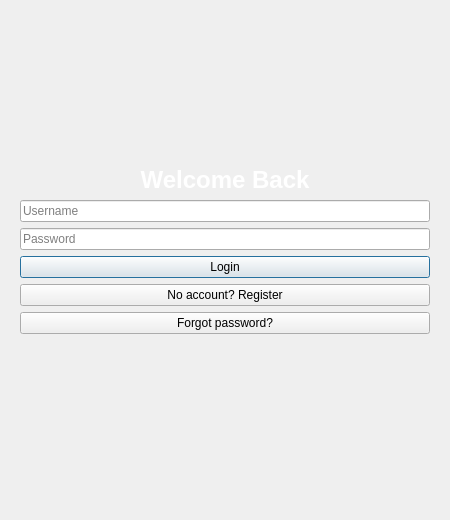
<?xml version="1.0" encoding="UTF-8"?>
<ui version="4.0">
 <class>AuthDialog</class>
 <widget class="QDialog" name="AuthDialog">
  <property name="geometry">
   <rect>
    <x>0</x>
    <y>0</y>
    <width>450</width>
    <height>520</height>
   </rect>
  </property>
  <property name="windowTitle">
   <string>Auth</string>
  </property>
  <property name="styleSheet">
   <string notr="true">
    QDialog {
        background-color: \#0F0F0F;
    }
    QLabel {
        color: white;
        font-size: 14px;
    }
    QLineEdit {
        background-color: \#2A2A2A;
        border: 1px solid \#404040;
        padding: 10px;
        border-radius: 8px;
        color: white;
    }
    QPushButton {
        background-color: \#3A82F7;
        color: white;
        border: none;
        padding: 12px 24px;
        border-radius: 8px;
        font-weight: bold;
    }
    QPushButton:hover {
        background-color: \#2C65BF;
    }
    QPushButton#recoveryButton {
        background-color: transparent;
        color: \#3A82F7;
    }
    QPushButton#recoveryButton:hover {
        text-decoration: underline;
    }
   </string>
  </property>
  <layout class="QVBoxLayout" name="mainLayout">
   <property name="alignment">
    <set>Qt::AlignCenter</set>
   </property>
   <item>
    <widget class="QFrame" name="cardFrame">
     <property name="styleSheet">
      <string notr="true">
       QFrame {
           background-color: \#1A1A1A;
           border-radius: 16px;
           padding: 30px;
       }
      </string>
     </property>
     <layout class="QVBoxLayout" name="cardLayout">
      <item>
       <widget class="QLabel" name="titleLabel">
        <property name="text">
         <string>Welcome Back</string>
        </property>
        <property name="alignment">
         <set>Qt::AlignCenter</set>
        </property>
        <property name="styleSheet">
         <string notr="true">font-size: 24px; font-weight: bold; color: white;</string>
        </property>
       </widget>
      </item>
      <item>
       <widget class="QLineEdit" name="usernameEdit">
        <property name="placeholderText">
         <string>Username</string>
        </property>
       </widget>
      </item>
      <item>
       <widget class="QLineEdit" name="passwordEdit">
        <property name="placeholderText">
         <string>Password</string>
        </property>
        <property name="echoMode">
         <enum>QLineEdit::Password</enum>
        </property>
       </widget>
      </item>
      <item>
       <widget class="QPushButton" name="loginButton">
        <property name="text">
         <string>Login</string>
        </property>
       </widget>
      </item>
      <item>
       <widget class="QPushButton" name="registerButton">
        <property name="text">
         <string>No account? Register</string>
        </property>
       </widget>
      </item>
      <item>
       <widget class="QPushButton" name="recoveryButton">
        <property name="text">
         <string>Forgot password?</string>
        </property>
       </widget>
      </item>
      <item>
       <widget class="QLabel" name="statusLabel">
        <property name="text">
         <string/>
        </property>
        <property name="alignment">
         <set>Qt::AlignCenter</set>
        </property>
        <property name="wordWrap">
         <bool>true</bool>
        </property>
        <property name="styleSheet">
         <string notr="true">color: \#FF6B6B;</string>
        </property>
       </widget>
      </item>
     </layout>
    </widget>
   </item>
  </layout>
 </widget>
 <resources/>
 <connections/>
</ui>
